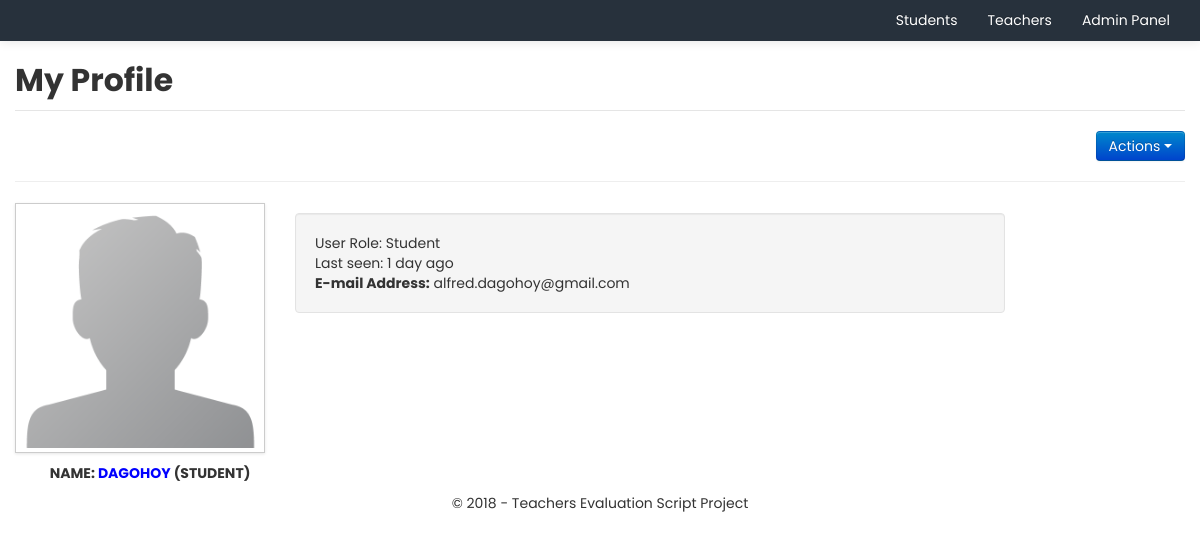
The page /profile.php?u=2 (signed in) on the database its author committed.
### tables this page shows
CREATE TABLE `APP_users` (
  `userid` int(11) NOT NULL,
  `username` varchar(50) NOT NULL,
  `last_name` varchar(100) NOT NULL,
  `first_name` varchar(100) NOT NULL,
  `middle_name` varchar(100) NOT NULL,
  `mobile` varchar(25) NOT NULL,
  `age` varchar(50) NOT NULL,
  `gender` enum('Male','Female') NOT NULL,
  `password` varchar(50) NOT NULL,
  `email` varchar(255) NOT NULL,
  `key` varchar(50) NOT NULL,
  `validated` varchar(100) NOT NULL,
  `groupid` int(11) NOT NULL DEFAULT '2',
  `lastactive` int(11) NOT NULL,
  `showavt` int(11) NOT NULL DEFAULT '1',
  `banned` int(11) NOT NULL,
  `regtime` int(11) NOT NULL
);

CREATE TABLE `APP_groups` (
  `groupid` int(11) NOT NULL,
  `name` varchar(255) NOT NULL,
  `type` int(11) NOT NULL,
  `priority` int(11) NOT NULL,
  `color` varchar(50) NOT NULL,
  `canban` int(11) NOT NULL,
  `canhideavt` int(11) NOT NULL,
  `canedit` int(11) NOT NULL
);

### lib/mysql.class.php (called while the page is built, shortened)
<?php
class SafeMySQL
{
  private $conn;
  public $asObj;
  private $defaults = array(
    'host'      => 'localhost',
    'user'      => 'appv2',
    'pass'      => 'appv2',
    'db'        => 'appv2',
    'port'      => NULL,
    'socket'    => NULL,
    'pconnect'  => false,
    'charset'   => 'utf8',
    'errmode'   => 'error',
    'exception' => 'Exception',
    'asObj'     => true,
  );
  function __construct($opt = array())
  {
    $opt = array_merge($this->defaults,$opt);
    $this->asObj = $opt['asObj'];
    @$this->conn = mysqli_connect($opt['host'], $opt['user'], $opt['pass'], $opt['db'], $opt['port'], $opt['socket']);
    mysqli_set_charset($this->conn, $opt['charset']) or $this->error(mysqli_error($this->conn));
  }
  public function ret($value)
  {
    if($this->asObj)
    return (object)$value;
    else
    return $value;
  }
  public function fetch($result,$mode=self::RESULT_ASSOC)
  {
    return mysqli_fetch_array($result, $mode);
  }
  public function getRow()
  {
    $query = $this->prepareQuery(func_get_args());
    if ($res = $this->rawQuery($query)) {
      $ret = $this->fetch($res);
      return $this->ret($ret);
    }
    return FALSE;
  }
  private function rawQuery($query)
  {
    $start = microtime(TRUE);
    $res   = mysqli_query($this->conn, $query);
    $timer = microtime(TRUE) - $start;
    return $res;
  }
  private function prepareQuery($args)
  {
    $query = '';
    $raw   = array_shift($args);
    $array = preg_split('~(\?[nsiuap])|(:[A-Za-z0-9]+)~u'," ".$raw,null,PREG_SPLIT_DELIM_CAPTURE);
    $anum  = count($args);
    $array = array_values(array_filter($array));
    preg_match("~:([A-Za-z0-9]+)~u", $raw, $match);
    $named = count($match);
    if($named)
    $vals = array_shift($args);
    else
    $vals = array();
    $pnum  = floor(count($array) / 2) - floor(count($vals)/2);
    foreach ($array as $i => $part)
    {
      if ( ($i % 2) == 0 )
      {
        $query .= $part;
        continue;
      }
      $value = array_shift($args);
      switch ($part)
      {
        case '?i':
        $part = $this->escapeInt($value);
        break;
      }
      $query .= $part;
    }
    return $query;
  }
  private function escapeInt($value)
  {
    return $value;
  }
}

### inc/init.php (called while the page is built, shortened)
<?php
$set = new stdClass();
include "settings.php";
include APP_ROOT."/lib/mysql.class.php";
include APP_ROOT."/lib/users.class.php";
include APP_ROOT."/lib/options.class.php";
$db = new SafeMySQL(array(
	'host' 	=> $set->db_host,
	'user'	=> $set->db_user,
	'pass'	=> $set->db_pass,
	'db'=> $set->db_name));
	$user = new User($db);
	$options = new Options;

### lib/options.class.php (called while the page is built, shortened)
<?php
class Options
{
	public function html($string) {
		return htmlentities($string, ENT_QUOTES);
	}
	public function tsince($time, $end_msg = 'ago') {
		$time = abs(time() - $time);
		$tokens = array (
			31536000 => 'year',
			2592000 => 'month',
			604800 => 'week',
			86400 => 'day',
			3600 => 'hour',
			60 => 'minute',
			1 => 'second'
		);
		foreach ($tokens as $unit => $text) {
			if ($time < $unit) continue;
			$numberOfUnits = floor($time / $unit);
			return $numberOfUnits.' '.$text.(($numberOfUnits>1)?'s':'').' '. $end_msg;
		}
	}
}

### inc/settings.php (called while the page is built, shortened)
<?php
$set->db_host = 'localhost';
$set->db_user = 'appv2';
$set->db_pass = 'appv2';
$set->db_name = 'appv2';

### profile.php (the view, shortened to what this page needs)
<?php
include 'inc/init.php';
if(!isset($_GET["u"]) || !($u = $db->getRow("SELECT * FROM `".APP_PREFIX."users` WHERE `userid`= ?i", $_GET["u"]))){
	$page->error = "User doesn't exists or it was deleted !";
	$u = new stdClass();
	$u->username = 'Guest';
}
include 'header.php';
$show_actions = '';
if($user->group->canban && $user->hasPrivilege($u->userid) && ($user->data->userid != $u->userid))
$show_actions .= "<li><a href='$set->url/mod.php?act=ban&id=$u->userid'><i class='icon-ban-circle'></i> ".($u->banned ? "Un" : "")."Make Account <u class='text-warning'>InActive</u></a></li>";
if($user->group->canhideavt && $user->hasPrivilege($u->userid))
$show_actions .= "<li><a href='$set->url/mod.php?act=avt&id=$u->userid'><i class='icon-eye-close'></i> ".($u->showavt ? "Hide" : "Show")." Avatar</a></li>";
if(($user->data->userid == $u->userid) || ($user->group->canedit && $user->hasPrivilege($u->userid)))
$show_actions .= "<li><a href='$set->url/user.php?id=$u->userid'><i class='icon-pencil'></i> Edit Profile</a></li>";
$tooltip = '';
$extra_details = '';
$privacy  = $db->getRow("SELECT * FROM `".APP_PREFIX."privacy` WHERE `userid` = ?i", $u->userid);
$group  = $db->getRow("SELECT * FROM `".APP_PREFIX."groups` WHERE `groupid` = ?i", $u->groupid);
if($privacy->email == 1 || $user->isAdmin())
$extra_details .= "<b>E-mail Address:</b> ". $options->html($u->email)."<br/>";
echo "<div class='container'>
<legend><h2>My Profile</h2></legend>";
if($show_actions != '')
echo "<div class='btn-group pull-right'>
<a class='btn btn-primary dropdown-toggle' data-toggle='dropdown' href='#'>
Actions
<span class='caret'></span>
</a>
<ul class='dropdown-menu'>
$show_actions
</ul>
</div>";
echo "
<div class='clearfix'></div>
<hr>
<div class='row'>
<div class='span3'>
<a href='#'$tooltip>
<img src='img/default-avatar.png' width='240' class='img-polaroid' alt='".$options->html($u->username)."'>
</a>
<div style='text-align:center;text-transform:uppercase;'><b><h5>Name: ".$user->showName($u->userid)." (".$options->html($u->username).") </h5></b></div>
</div>
<div class='span7 well' style='margin:10px;'>
User Role: ".$options->html($group->name)."<br/>
Last seen: ".$options->tsince($u->lastactive)."<br/>
$extra_details
</div>
</div>
</div>";
include 'footer.php';

### lib/users.class.php (shortened to what this page needs)
<?php
class User {
	var $db;
	var $data;
	var $group;
	function __construct($db) {
		$this->db = $db;
		$this->data = new stdClass();
		if($this->islg()){
			$this->data = $this->grabData($_SESSION['user']);
		}
		$this->group = $this->getGroup();
	}
	function islg() {
		if(isset($_SESSION['user']))
		return true;
		return false;
	}
	function getGroup($userid = 0) {
		if(!$userid)
		return $this->db->getRow("SELECT * FROM `".APP_PREFIX."groups` WHERE `groupid` = ?i", $this->data->groupid);
		$u = $this->db->getRow("SELECT `groupid` FROM `".APP_PREFIX."users` WHERE `userid` = ?i", $userid);
		return $this->db->getRow("SELECT * FROM `".APP_PREFIX."groups` WHERE `groupid` = ?i", $u->groupid);
	}
	function showName($userid = 0) {
		$u = $this->db->getRow("SELECT * FROM `".APP_PREFIX."users` WHERE `userid` = ?i", $userid);
		$group = $this->getGroup($userid);
		if($u->banned)
		return "<strike>".htmlentities($u->last_name, ENT_QUOTES)."</strike>";
		else
		return "<font color='".$group->color."'>".htmlentities($u->last_name, ENT_QUOTES)."</font>";
	}
	function hasPrivilege($userid, $userid2 = 0) {
		$group = $this->getGroup($userid);
		if(!$userid2) {
			if(($this->group->type >=3) || ($this->group->type > $group->type) || (($this->group->type == $group->type) && ($this->group->priority > $group->priority)))
			return TRUE;
			return FALSE;
		}
		return FALSE;
	}
	function grabData($userid) {
		return $this->db->getRow("SELECT * FROM `".APP_PREFIX."users` WHERE `userid` = ?i", $userid);
	}
}

### header.php (style rules this page uses)
body { padding-top: 50px; padding-bottom: 30px; }

### rows shown on the page
app_users: last_name "DAGOHOY", username "STUDENT", lastactive "1 day ago", email "alfred.dagohoy@gmail.com"
app_groups: name "Student"

### other values the page prints
$v[1]['name'] "Students"
$v[1]['name'] "Teachers"
$v[1]['name'] "Admin Panel"
